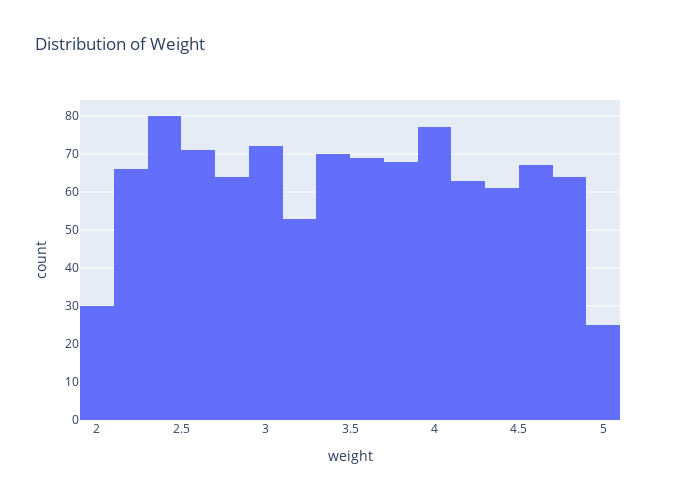

The cell this chart's notebook holds for it:
### Code cell
weight_fig = px.histogram(df, x=df.weight,title='Distribution of Weight',width=700,height=500)
weight_fig

### Figure 1 — Plotly figure (JSON) as saved in the notebook; plotly's stock layout.template omitted (floating-point values rounded to 4 significant figures; data arrays with more than 128 entries replaced by an {"elided": "..."} marker saying what was removed)
{"data": [{"alignmentgroup": "True", "bingroup": "x", "hovertemplate": "weight=%{x}<br>count=%{y}<extra></extra>", "legendgroup": "", "marker": {"color": "#636efa", "pattern": {"shape": ""}}, "name": "", "offsetgroup": "", "orientation": "v", "showlegend": false, "type": "histogram", "x": {"elided": "1000 float values"}, "xaxis": "x", "yaxis": "y"}], "layout": {"barmode": "relative", "height": 500, "legend": {"tracegroupgap": 0}, "title": {"text": "Distribution of Weight"}, "width": 700, "xaxis": {"anchor": "y", "autorange": true, "domain": [0, 1], "range": [1.9, 5.1], "title": {"text": "weight"}, "type": "linear"}, "yaxis": {"anchor": "x", "autorange": true, "domain": [0, 1], "range": [0, 84.21], "title": {"text": "count"}}}}
